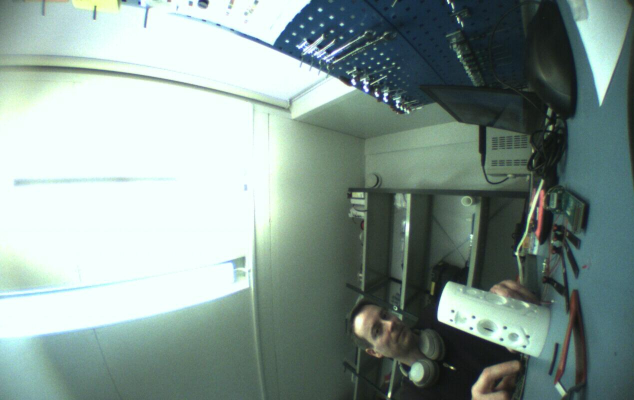
#> input picture Images/5/1.jpg, 1268 x 800 px (shown at 1/2 size)
$ python stitching_app.py
#> lines starting #> are read from the running program, lines starting #| are printed output that depends on the picture
import cv2
import numpy as np

def stitch_images(image_top_path, image_bottom_path, image_left_path, image_right_path):
    # Step 1: Reading images
#> called with image_top_path = './Images/5/1.jpg', image_bottom_path = './Images/5/2.jpg', image_left_path = './Images/5/3.jpg', image_right_path = './Images/5/4.jpg'
    image_top = cv2.imread(image_top_path)
#> image_top is the input picture: shape (800, 1268, 3); mean B, G, R 147.6, 153.5, 134.6
    image_bottom = cv2.imread(image_bottom_path)
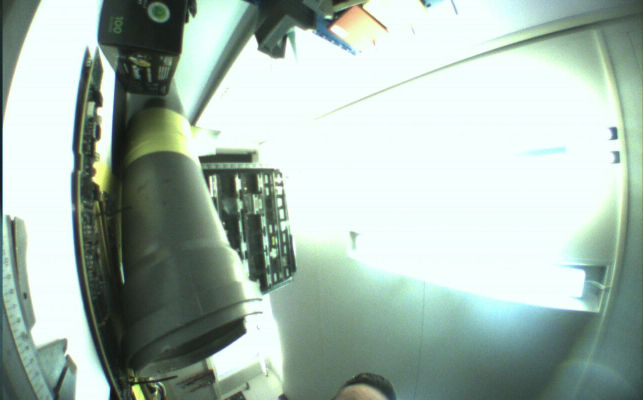
#> input picture Images/5/2.jpg, 1285 x 800 px (shown at 1/2 size)
#> image_bottom is the input picture: shape (800, 1285, 3); mean B, G, R 175.5, 185.1, 166.6
    image_left = cv2.imread(image_left_path)
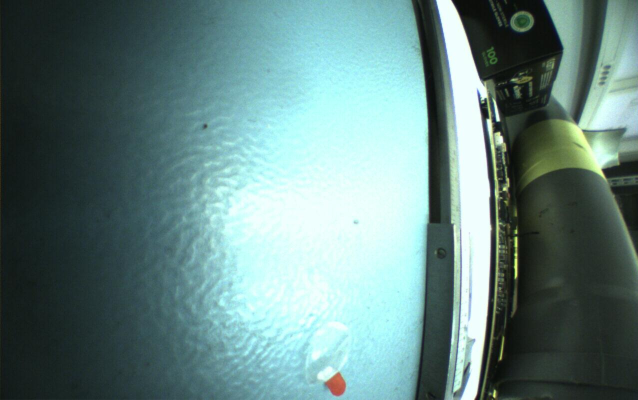
#> input picture Images/5/3.jpg, 1275 x 800 px (shown at 1/2 size)
#> image_left is the input picture: shape (800, 1275, 3); mean B, G, R 129.7, 132, 101.6
    image_right = cv2.imread(image_right_path)
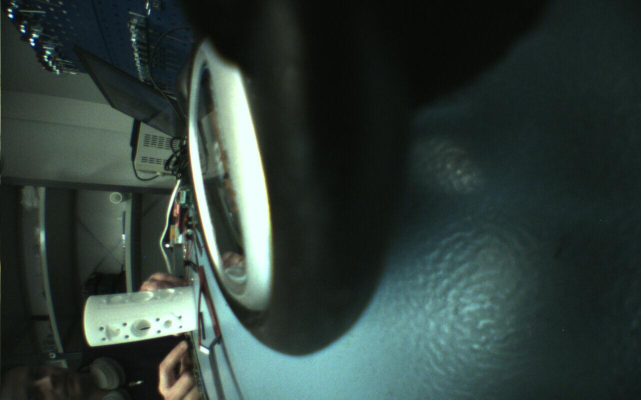
#> input picture Images/5/4.jpg, 1281 x 800 px (shown at 1/2 size)
#> image_right is the input picture: shape (800, 1281, 3); mean B, G, R 57.7, 62.6, 48.5

    # Step 2: Convert all of thing to gray image
    image_top_gray = cv2.cvtColor(image_top, cv2.COLOR_BGR2GRAY)
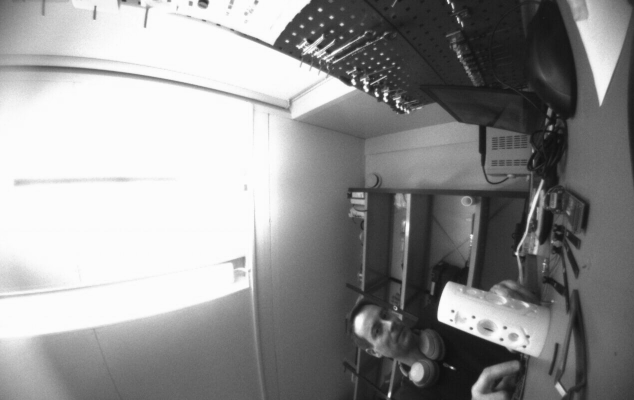
#> image_top_gray: shape (800, 1268) (shown at 1/2 size); min 13, max 255, mean 147.2
    image_bottom_gray = cv2.cvtColor(image_bottom, cv2.COLOR_BGR2GRAY)
    image_left_gray = cv2.cvtColor(image_left, cv2.COLOR_BGR2GRAY)
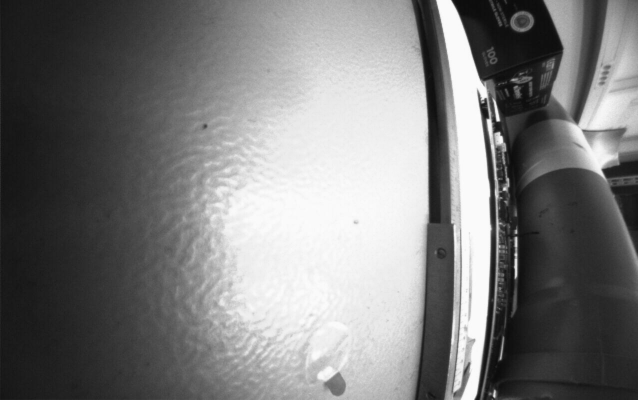
#> image_left_gray: shape (800, 1275) (shown at 1/2 size); min 8, max 254, mean 122.6
    image_right_gray = cv2.cvtColor(image_right, cv2.COLOR_BGR2GRAY)
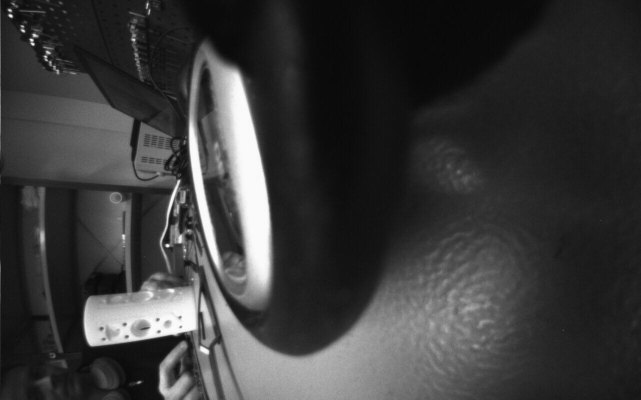
#> image_right_gray: shape (800, 1281) (shown at 1/2 size); min 5, max 254, mean 57.8


    # Step 3: Find key points and descriptors
    orb = cv2.ORB_create()
    kp_top, des_top = orb.detectAndCompute(image_top_gray, None)
#> kp_top = 500 keypoints; strongest (x, y, size): (793, 211, 53.6), (878, 638, 111.1), (795, 213, 44.6), (699, 164, 92.6)
    kp_bottom, des_bottom = orb.detectAndCompute(image_bottom_gray, None)
#> kp_bottom = 500 keypoints; strongest (x, y, size): (400, 317, 92.6), (401, 315, 111.1), (193, 208, 111.1), (398, 316, 77.1)
    kp_left, des_left = orb.detectAndCompute(image_left_gray, None)
#> kp_left = 500 keypoints; strongest (x, y, size): (995, 240, 44.6), (995, 238, 64.3), (995, 241, 37.2), (995, 239, 77.1)
    kp_right, des_right = orb.detectAndCompute(image_right_gray, None)
#> kp_right = 500 keypoints; strongest (x, y, size): (62, 79, 53.6), (67, 88, 31), (333, 491, 44.6), (66, 88, 44.6)


    # Step 4: Matching descriptors
    bf = cv2.BFMatcher(cv2.NORM_HAMMING, crossCheck=True)
    matches_top_bottom = bf.match(des_top, des_bottom)
#> matches_top_bottom = 125 matches
    matches_left_right = bf.match(des_left, des_right)
#> matches_left_right = 129 matches


    # Step 5: Sort points matching
    matches_top_bottom = sorted(matches_top_bottom, key=lambda x: x.distance)
    matches_left_right = sorted(matches_left_right, key=lambda x: x.distance)

    # Hold a few points matching
    matches_top_bottom = matches_top_bottom[:10]
#> matches_top_bottom = 10 matches
    matches_left_right = matches_left_right[:10]
#> matches_left_right = 10 matches

    # Step 6: Make Homography matrix
    src_pts_top_bottom = np.float32([kp_top[m.queryIdx].pt for m in matches_top_bottom]).reshape(-1, 1, 2)
#> src_pts_top_bottom = [[917.6, 112.3], [917.3, 113.8], [707, 153], [767, 197], [703, 62], [645, 69], [1033.2, 504.6], [797, 207], [915.6, 37.2], [634, 91]]
    dst_pts_top_bottom = np.float32([kp_bottom[m.trainIdx].pt for m in matches_top_bottom]).reshape(-1, 1, 2)
#> dst_pts_top_bottom = [[488.2, 482.4], [413.1, 721.6], [473.8, 380.2], [186.3, 358.3], [661, 34], [661.8, 57.02], [505.4, 72], [506.4, 70.8], [474, 355.2], [1237.2, 303.6]]
    H_top_bottom, _ = cv2.findHomography(src_pts_top_bottom, dst_pts_top_bottom, cv2.RANSAC, 5.0)
#> H_top_bottom = [[-0.44, -0.771, 491.5], [-0.343, -0.575, 381], [-0.000904, -0.0015, 1]]

    src_pts_left_right = np.float32([kp_left[m.queryIdx].pt for m in matches_left_right]).reshape(-1, 1, 2)
#> src_pts_left_right = [[963.4, 197.3], [1033, 552], [994, 242], [1030, 555], [1030, 510], [1032, 508], [1033, 519], [1005, 284], [1032, 474], [1001, 306]]
    dst_pts_left_right = np.float32([kp_right[m.trainIdx].pt for m in matches_left_right]).reshape(-1, 1, 2)
#> dst_pts_left_right = [[400.8, 620.4], [66.24, 72], [355.8, 363.3], [108, 133.2], [106.8, 138], [271.3, 108.9], [265.2, 78], [275, 766], [269, 71], [403.2, 625]]
    H_left_right, _ = cv2.findHomography(src_pts_left_right, dst_pts_left_right, cv2.RANSAC, 5.0)
#> H_left_right = [[-0.378, 0.0198, 382], [-0.543, 0.016, 552.9], [-0.000996, 6.62e-05, 1]]


   # Step 7: Warping and Stitching
    result_top_bottom = cv2.warpPerspective(image_top, H_top_bottom, (image_top.shape[1], image_top.shape[0] + image_bottom.shape[0]))
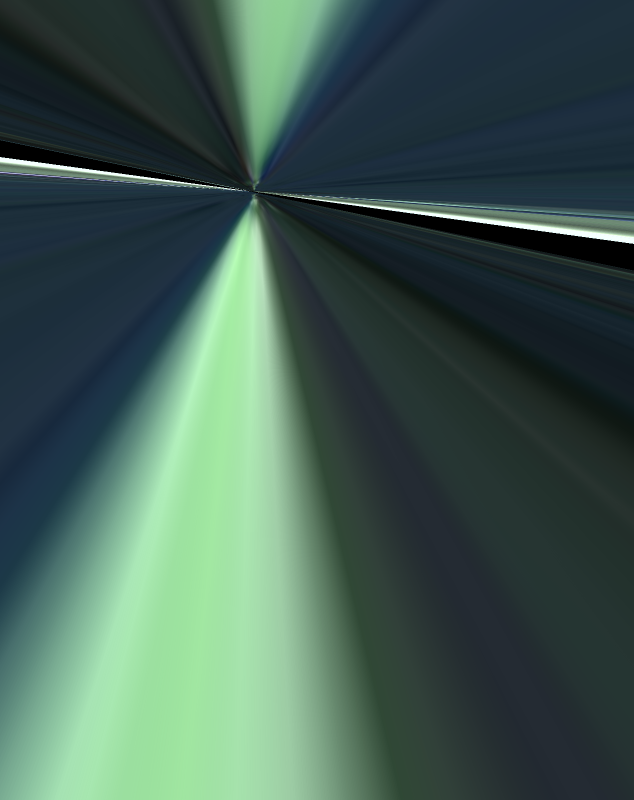
#> result_top_bottom: shape (1600, 1268, 3) (shown at 1/2 size); mean B, G, R 81.9, 91.8, 65.1
#> (the run stopped early here; a loop or call above may not have finished)
